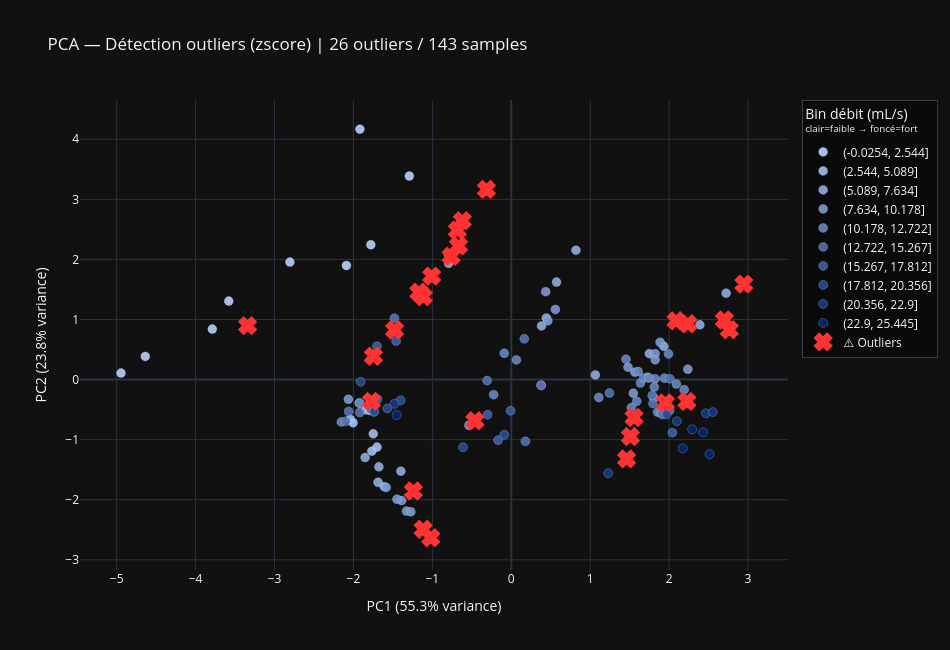

The code cell stored with this chart in its notebook:
### Code cell
# features_cols = [
#     'mfcc1_mean', 'mfcc2_mean', 'mfcc3_mean', 'mfcc4_mean',
#     'mfcc5_mean', 'mfcc6_mean'
# ]

#toutes les colonnes :
# features_cols = [col for col in df.columns if col != 'debit']

# Option 4 : toutes les colonnes numériques sauf debit
# features_cols = df.select_dtypes(include=[np.number]).columns.tolist()
# features_cols.remove('debit')

# ── Usage ─────────────────────────────────────────────────────────────
df_annotated, df_clean = detect_outliers_par_debit(
    df,
    features_cols = features_cols,
    n_bins        = 10,
    methode       = 'zscore',        # 'zscore' ou 'mahalanobis' avec contanimation = 0.15,  # force 15% d'outliers minimum
    seuil_zscore  = 2
)

# Inspecter manuellement avant de valider
print(df_annotated[df_annotated['outlier']][['debit'] + features_cols])

# Puis découper en frames seulement sur df_clean

### Figure 1 — Plotly figure (JSON) as saved in the notebook; plotly's stock layout.template omitted (floating-point values rounded to 4 significant figures)
{"data": [{"hoverinfo": "text", "marker": {"color": "rgb(180,210,255)", "line": {"color": "rgba(255,255,255,0.3)", "width": 0.8}, "opacity": 0.9, "size": 9}, "mode": "markers", "name": "(-0.0254, 2.544]", "text": ["<b>Index :</b> 0<br><b>Débit :</b> 0.000 mL/s<br><b>Bin :</b> (-0.0254, 2.544]<br><b>PC1 :</b> -4.638<br><b>PC2 :</b> 0.386", "<b>Index :</b> 1<br><b>Débit :</b> 0.001 mL/s<br><b>Bin :</b> (-0.0254, 2.544]<br><b>PC1 :</b> -3.788<br><b>PC2 :</b> 0.840", "<b>Index :</b> 2<br><b>Débit :</b> 0.002 mL/s<br><b>Bin :</b> (-0.0254, 2.544]<br><b>PC1 :</b> -2.089<br><b>PC2 :</b> 1.898", "<b>Index :</b> 3<br><b>Débit :</b> 0.003 mL/s<br><b>Bin :</b> (-0.0254, 2.544]<br><b>PC1 :</b> -2.805<br><b>PC2 :</b> 1.956", "<b>Index :</b> 4<br><b>Débit :</b> 0.005 mL/s<br><b>Bin :</b> (-0.0254, 2.544]<br><b>PC1 :</b> -1.918<br><b>PC2 :</b> 4.169", "<b>Index :</b> 5<br><b>Débit :</b> 0.006 mL/s<br><b>Bin :</b> (-0.0254, 2.544]<br><b>PC1 :</b> -1.292<br><b>PC2 :</b> 3.388", "<b>Index :</b> 7<br><b>Débit :</b> 0.020 mL/s<br><b>Bin :</b> (-0.0254, 2.544]<br><b>PC1 :</b> -4.945<br><b>PC2 :</b> 0.108", "<b>Index :</b> 8<br><b>Débit :</b> 0.021 mL/s<br><b>Bin :</b> (-0.0254, 2.544]<br><b>PC1 :</b> -1.780<br><b>PC2 :</b> 2.245", "<b>Index :</b> 9<br><b>Débit :</b> 0.100 mL/s<br><b>Bin :</b> (-0.0254, 2.544]<br><b>PC1 :</b> -3.580<br><b>PC2 :</b> 1.306"], "type": "scatter", "x": [-4.638, -3.788, -2.089, -2.805, -1.918, -1.292, -4.945, -1.78, -3.58], "y": [0.3855, 0.84, 1.898, 1.956, 4.169, 3.388, 0.1083, 2.245, 1.306]}, {"hoverinfo": "text", "marker": {"color": "rgb(160,191,240)", "line": {"color": "rgba(255,255,255,0.3)", "width": 0.8}, "opacity": 0.9, "size": 9}, "mode": "markers", "name": "(2.544, 5.089]", "text": ["<b>Index :</b> 10<br><b>Débit :</b> 3.700 mL/s<br><b>Bin :</b> (2.544, 5.089]<br><b>PC1 :</b> -2.004<br><b>PC2 :</b> -0.719", "<b>Index :</b> 11<br><b>Débit :</b> 4.000 mL/s<br><b>Bin :</b> (2.544, 5.089]<br><b>PC1 :</b> -1.793<br><b>PC2 :</b> -0.513", "<b>Index :</b> 12<br><b>Débit :</b> 4.160 mL/s<br><b>Bin :</b> (2.544, 5.089]<br><b>PC1 :</b> -1.767<br><b>PC2 :</b> -1.191", "<b>Index :</b> 13<br><b>Débit :</b> 4.340 mL/s<br><b>Bin :</b> (2.544, 5.089]<br><b>PC1 :</b> -1.844<br><b>PC2 :</b> -0.504", "<b>Index :</b> 15<br><b>Débit :</b> 4.540 mL/s<br><b>Bin :</b> (2.544, 5.089]<br><b>PC1 :</b> -2.040<br><b>PC2 :</b> -0.663", "<b>Index :</b> 16<br><b>Débit :</b> 4.990 mL/s<br><b>Bin :</b> (2.544, 5.089]<br><b>PC1 :</b> -1.701<br><b>PC2 :</b> -1.123", "<b>Index :</b> 18<br><b>Débit :</b> 5.001 mL/s<br><b>Bin :</b> (2.544, 5.089]<br><b>PC1 :</b> -1.749<br><b>PC2 :</b> -0.903"], "type": "scatter", "x": [-2.004, -1.793, -1.767, -1.844, -2.04, -1.701, -1.749], "y": [-0.7192, -0.5129, -1.191, -0.5036, -0.6634, -1.123, -0.9035]}, {"hoverinfo": "text", "marker": {"color": "rgb(140,172,225)", "line": {"color": "rgba(255,255,255,0.3)", "width": 0.8}, "opacity": 0.9, "size": 9}, "mode": "markers", "name": "(5.089, 7.634]", "text": ["<b>Index :</b> 19<br><b>Débit :</b> 5.260 mL/s<br><b>Bin :</b> (5.089, 7.634]<br><b>PC1 :</b> -1.678<br><b>PC2 :</b> -1.452", "<b>Index :</b> 21<br><b>Débit :</b> 5.281 mL/s<br><b>Bin :</b> (5.089, 7.634]<br><b>PC1 :</b> 0.820<br><b>PC2 :</b> 2.155", "<b>Index :</b> 22<br><b>Débit :</b> 5.464 mL/s<br><b>Bin :</b> (5.089, 7.634]<br><b>PC1 :</b> 2.390<br><b>PC2 :</b> 0.911", "<b>Index :</b> 23<br><b>Débit :</b> 5.550 mL/s<br><b>Bin :</b> (5.089, 7.634]<br><b>PC1 :</b> -1.852<br><b>PC2 :</b> -1.298", "<b>Index :</b> 25<br><b>Débit :</b> 5.880 mL/s<br><b>Bin :</b> (5.089, 7.634]<br><b>PC1 :</b> -1.688<br><b>PC2 :</b> -1.709", "<b>Index :</b> 26<br><b>Débit :</b> 6.230 mL/s<br><b>Bin :</b> (5.089, 7.634]<br><b>PC1 :</b> 2.723<br><b>PC2 :</b> 1.438", "<b>Index :</b> 29<br><b>Débit :</b> 6.308 mL/s<br><b>Bin :</b> (5.089, 7.634]<br><b>PC1 :</b> 0.573<br><b>PC2 :</b> 1.623", "<b>Index :</b> 30<br><b>Débit :</b> 6.333 mL/s<br><b>Bin :</b> (5.089, 7.634]<br><b>PC1 :</b> 1.066<br><b>PC2 :</b> 0.078", "<b>Index :</b> 31<br><b>Débit :</b> 6.450 mL/s<br><b>Bin :</b> (5.089, 7.634]<br><b>PC1 :</b> -1.399<br><b>PC2 :</b> -1.524", "<b>Index :</b> 32<br><b>Débit :</b> 6.514 mL/s<br><b>Bin :</b> (5.089, 7.634]<br><b>PC1 :</b> -0.795<br><b>PC2 :</b> 2.078", "<b>Index :</b> 33<br><b>Débit :</b> 6.515 mL/s<br><b>Bin :</b> (5.089, 7.634]<br><b>PC1 :</b> 0.444<br><b>PC2 :</b> 1.027", "<b>Index :</b> 34<br><b>Débit :</b> 7.140 mL/s<br><b>Bin :</b> (5.089, 7.634]<br><b>PC1 :</b> -1.609<br><b>PC2 :</b> -1.782", "<b>Index :</b> 35<br><b>Débit :</b> 7.247 mL/s<br><b>Bin :</b> (5.089, 7.634]<br><b>PC1 :</b> -0.794<br><b>PC2 :</b> 1.936", "<b>Index :</b> 36<br><b>Débit :</b> 7.248 mL/s<br><b>Bin :</b> (5.089, 7.634]<br><b>PC1 :</b> 0.383<br><b>PC2 :</b> 0.893", "<b>Index :</b> 37<br><b>Débit :</b> 7.340 mL/s<br><b>Bin :</b> (5.089, 7.634]<br><b>PC1 :</b> 1.749<br><b>PC2 :</b> 0.432", "<b>Index :</b> 38<br><b>Débit :</b> 7.518 mL/s<br><b>Bin :</b> (5.089, 7.634]<br><b>PC1 :</b> 1.933<br><b>PC2 :</b> 0.554"], "type": "scatter", "x": [-1.678, 0.8196, 2.39, -1.852, -1.688, 2.723, 0.5732, 1.066, -1.399, -0.7952, 0.4441, -1.609, -0.7936, 0.383, 1.749, 1.933], "y": [-1.452, 2.155, 0.911, -1.298, -1.709, 1.438, 1.623, 0.07824, -1.524, 2.078, 1.027, -1.782, 1.936, 0.8931, 0.4317, 0.5537]}, {"hoverinfo": "text", "marker": {"color": "rgb(120,153,210)", "line": {"color": "rgba(255,255,255,0.3)", "width": 0.8}, "opacity": 0.9, "size": 9}, "mode": "markers", "name": "(7.634, 10.178]", "text": ["<b>Index :</b> 40<br><b>Débit :</b> 7.862 mL/s<br><b>Bin :</b> (7.634, 10.178]<br><b>PC1 :</b> 0.464<br><b>PC2 :</b> 0.980", "<b>Index :</b> 42<br><b>Débit :</b> 7.899 mL/s<br><b>Bin :</b> (7.634, 10.178]<br><b>PC1 :</b> 0.559<br><b>PC2 :</b> 1.168", "<b>Index :</b> 44<br><b>Débit :</b> 8.199 mL/s<br><b>Bin :</b> (7.634, 10.178]<br><b>PC1 :</b> 0.436<br><b>PC2 :</b> 1.463", "<b>Index :</b> 45<br><b>Débit :</b> 8.246 mL/s<br><b>Bin :</b> (7.634, 10.178]<br><b>PC1 :</b> 1.547<br><b>PC2 :</b> -0.227", "<b>Index :</b> 46<br><b>Débit :</b> 8.609 mL/s<br><b>Bin :</b> (7.634, 10.178]<br><b>PC1 :</b> 1.479<br><b>PC2 :</b> 0.207", "<b>Index :</b> 47<br><b>Débit :</b> 8.753 mL/s<br><b>Bin :</b> (7.634, 10.178]<br><b>PC1 :</b> 1.729<br><b>PC2 :</b> 0.038", "<b>Index :</b> 48<br><b>Débit :</b> 8.810 mL/s<br><b>Bin :</b> (7.634, 10.178]<br><b>PC1 :</b> 1.566<br><b>PC2 :</b> 0.123", "<b>Index :</b> 49<br><b>Débit :</b> 8.820 mL/s<br><b>Bin :</b> (7.634, 10.178]<br><b>PC1 :</b> -1.389<br><b>PC2 :</b> -2.014", "<b>Index :</b> 50<br><b>Débit :</b> 9.030 mL/s<br><b>Bin :</b> (7.634, 10.178]<br><b>PC1 :</b> -1.328<br><b>PC2 :</b> -2.189", "<b>Index :</b> 51<br><b>Débit :</b> 9.050 mL/s<br><b>Bin :</b> (7.634, 10.178]<br><b>PC1 :</b> -1.585<br><b>PC2 :</b> -1.795", "<b>Index :</b> 52<br><b>Débit :</b> 9.074 mL/s<br><b>Bin :</b> (7.634, 10.178]<br><b>PC1 :</b> 1.886<br><b>PC2 :</b> 0.621", "<b>Index :</b> 53<br><b>Débit :</b> 9.090 mL/s<br><b>Bin :</b> (7.634, 10.178]<br><b>PC1 :</b> 1.823<br><b>PC2 :</b> 0.430", "<b>Index :</b> 55<br><b>Débit :</b> 9.383 mL/s<br><b>Bin :</b> (7.634, 10.178]<br><b>PC1 :</b> 1.823<br><b>PC2 :</b> 0.329", "<b>Index :</b> 56<br><b>Débit :</b> 9.615 mL/s<br><b>Bin :</b> (7.634, 10.178]<br><b>PC1 :</b> -2.064<br><b>PC2 :</b> -0.327", "<b>Index :</b> 57<br><b>Débit :</b> 9.980 mL/s<br><b>Bin :</b> (7.634, 10.178]<br><b>PC1 :</b> -0.537<br><b>PC2 :</b> -0.760", "<b>Index :</b> 58<br><b>Débit :</b> 9.990 mL/s<br><b>Bin :</b> (7.634, 10.178]<br><b>PC1 :</b> 2.237<br><b>PC2 :</b> 0.173", "<b>Index :</b> 59<br><b>Débit :</b> 9.990 mL/s<br><b>Bin :</b> (7.634, 10.178]<br><b>PC1 :</b> -1.449<br><b>PC2 :</b> -1.991", "<b>Index :</b> 60<br><b>Débit :</b> 10.000 mL/s<br><b>Bin :</b> (7.634, 10.178]<br><b>PC1 :</b> -1.272<br><b>PC2 :</b> -2.200"], "type": "scatter", "x": [0.4637, 0.5588, 0.4358, 1.547, 1.479, 1.729, 1.566, -1.389, -1.328, -1.585, 1.886, 1.823, 1.823, -2.064, -0.5365, 2.237, -1.449, -1.272], "y": [0.9802, 1.168, 1.463, -0.2274, 0.2067, 0.03789, 0.1231, -2.014, -2.189, -1.795, 0.6208, 0.4298, 0.329, -0.3273, -0.7599, 0.1725, -1.991, -2.2]}, {"hoverinfo": "text", "marker": {"color": "rgb(100,134,195)", "line": {"color": "rgba(255,255,255,0.3)", "width": 0.8}, "opacity": 0.9, "size": 9}, "mode": "markers", "name": "(10.178, 12.722]", "text": ["<b>Index :</b> 61<br><b>Débit :</b> 10.394 mL/s<br><b>Bin :</b> (10.178, 12.722]<br><b>PC1 :</b> 1.822<br><b>PC2 :</b> 0.014", "<b>Index :</b> 62<br><b>Débit :</b> 10.471 mL/s<br><b>Bin :</b> (10.178, 12.722]<br><b>PC1 :</b> 1.607<br><b>PC2 :</b> 0.134", "<b>Index :</b> 63<br><b>Débit :</b> 10.504 mL/s<br><b>Bin :</b> (10.178, 12.722]<br><b>PC1 :</b> 2.191<br><b>PC2 :</b> -0.169", "<b>Index :</b> 64<br><b>Débit :</b> 10.586 mL/s<br><b>Bin :</b> (10.178, 12.722]<br><b>PC1 :</b> 1.637<br><b>PC2 :</b> -0.057", "<b>Index :</b> 66<br><b>Débit :</b> 10.729 mL/s<br><b>Bin :</b> (10.178, 12.722]<br><b>PC1 :</b> 1.941<br><b>PC2 :</b> 0.024", "<b>Index :</b> 67<br><b>Débit :</b> 10.752 mL/s<br><b>Bin :</b> (10.178, 12.722]<br><b>PC1 :</b> 2.092<br><b>PC2 :</b> -0.073", "<b>Index :</b> 68<br><b>Débit :</b> 10.928 mL/s<br><b>Bin :</b> (10.178, 12.722]<br><b>PC1 :</b> 1.110<br><b>PC2 :</b> -0.297", "<b>Index :</b> 69<br><b>Débit :</b> 10.949 mL/s<br><b>Bin :</b> (10.178, 12.722]<br><b>PC1 :</b> 1.812<br><b>PC2 :</b> -0.124", "<b>Index :</b> 70<br><b>Débit :</b> 10.972 mL/s<br><b>Bin :</b> (10.178, 12.722]<br><b>PC1 :</b> 1.522<br><b>PC2 :</b> -0.466", "<b>Index :</b> 72<br><b>Débit :</b> 11.013 mL/s<br><b>Bin :</b> (10.178, 12.722]<br><b>PC1 :</b> 1.590<br><b>PC2 :</b> -0.361", "<b>Index :</b> 73<br><b>Débit :</b> 11.098 mL/s<br><b>Bin :</b> (10.178, 12.722]<br><b>PC1 :</b> -1.927<br><b>PC2 :</b> -0.390", "<b>Index :</b> 75<br><b>Débit :</b> 11.111 mL/s<br><b>Bin :</b> (10.178, 12.722]<br><b>PC1 :</b> 1.678<br><b>PC2 :</b> 0.025", "<b>Index :</b> 76<br><b>Débit :</b> 11.179 mL/s<br><b>Bin :</b> (10.178, 12.722]<br><b>PC1 :</b> 1.744<br><b>PC2 :</b> 0.026", "<b>Index :</b> 77<br><b>Débit :</b> 11.188 mL/s<br><b>Bin :</b> (10.178, 12.722]<br><b>PC1 :</b> 1.992<br><b>PC2 :</b> 0.428", "<b>Index :</b> 78<br><b>Débit :</b> 11.695 mL/s<br><b>Bin :</b> (10.178, 12.722]<br><b>PC1 :</b> 1.454<br><b>PC2 :</b> 0.340", "<b>Index :</b> 80<br><b>Débit :</b> 11.786 mL/s<br><b>Bin :</b> (10.178, 12.722]<br><b>PC1 :</b> -0.089<br><b>PC2 :</b> 0.439", "<b>Index :</b> 81<br><b>Débit :</b> 11.792 mL/s<br><b>Bin :</b> (10.178, 12.722]<br><b>PC1 :</b> 1.806<br><b>PC2 :</b> -0.304", "<b>Index :</b> 82<br><b>Débit :</b> 11.834 mL/s<br><b>Bin :</b> (10.178, 12.722]<br><b>PC1 :</b> 1.853<br><b>PC2 :</b> -0.541", "<b>Index :</b> 83<br><b>Débit :</b> 11.835 mL/s<br><b>Bin :</b> (10.178, 12.722]<br><b>PC1 :</b> -1.918<br><b>PC2 :</b> -0.392", "<b>Index :</b> 84<br><b>Débit :</b> 12.135 mL/s<br><b>Bin :</b> (10.178, 12.722]<br><b>PC1 :</b> 1.892<br><b>PC2 :</b> -0.555", "<b>Index :</b> 86<br><b>Débit :</b> 12.492 mL/s<br><b>Bin :</b> (10.178, 12.722]<br><b>PC1 :</b> 0.064<br><b>PC2 :</b> 0.327", "<b>Index :</b> 87<br><b>Débit :</b> 12.500 mL/s<br><b>Bin :</b> (10.178, 12.722]<br><b>PC1 :</b> -2.154<br><b>PC2 :</b> -0.705", "<b>Index :</b> 89<br><b>Débit :</b> 12.712 mL/s<br><b>Bin :</b> (10.178, 12.722]<br><b>PC1 :</b> -0.224<br><b>PC2 :</b> -0.251"], "type": "scatter", "x": [1.822, 1.607, 2.191, 1.637, 1.941, 2.092, 1.11, 1.812, 1.522, 1.59, -1.927, 1.678, 1.744, 1.992, 1.454, -0.08865, 1.806, 1.853, -1.918, 1.892, 0.06445, -2.154, -0.2235], "y": [0.01422, 0.1338, -0.1686, -0.05736, 0.02383, -0.0729, -0.2974, -0.1238, -0.4657, -0.3612, -0.3901, 0.02498, 0.02623, 0.4277, 0.3396, 0.4392, -0.3038, -0.5409, -0.3921, -0.5553, 0.3274, -0.705, -0.2508]}, {"hoverinfo": "text", "marker": {"color": "rgb(80,115,180)", "line": {"color": "rgba(255,255,255,0.3)", "width": 0.8}, "opacity": 0.9, "size": 9}, "mode": "markers", "name": "(12.722, 15.267]", "text": ["<b>Index :</b> 90<br><b>Débit :</b> 12.784 mL/s<br><b>Bin :</b> (12.722, 15.267]<br><b>PC1 :</b> -1.481<br><b>PC2 :</b> 1.021", "<b>Index :</b> 91<br><b>Débit :</b> 12.785 mL/s<br><b>Bin :</b> (12.722, 15.267]<br><b>PC1 :</b> -0.306<br><b>PC2 :</b> -0.017", "<b>Index :</b> 92<br><b>Débit :</b> 12.886 mL/s<br><b>Bin :</b> (12.722, 15.267]<br><b>PC1 :</b> 2.009<br><b>PC2 :</b> 0.015", "<b>Index :</b> 94<br><b>Débit :</b> 12.906 mL/s<br><b>Bin :</b> (12.722, 15.267]<br><b>PC1 :</b> 0.165<br><b>PC2 :</b> 0.678", "<b>Index :</b> 95<br><b>Débit :</b> 13.003 mL/s<br><b>Bin :</b> (12.722, 15.267]<br><b>PC1 :</b> 1.244<br><b>PC2 :</b> -0.223", "<b>Index :</b> 96<br><b>Débit :</b> 13.333 mL/s<br><b>Bin :</b> (12.722, 15.267]<br><b>PC1 :</b> 1.796<br><b>PC2 :</b> -0.399", "<b>Index :</b> 97<br><b>Débit :</b> 13.422 mL/s<br><b>Bin :</b> (12.722, 15.267]<br><b>PC1 :</b> 1.786<br><b>PC2 :</b> -0.263", "<b>Index :</b> 98<br><b>Débit :</b> 13.477 mL/s<br><b>Bin :</b> (12.722, 15.267]<br><b>PC1 :</b> 1.916<br><b>PC2 :</b> -0.582", "<b>Index :</b> 99<br><b>Débit :</b> 13.605 mL/s<br><b>Bin :</b> (12.722, 15.267]<br><b>PC1 :</b> -2.061<br><b>PC2 :</b> -0.531", "<b>Index :</b> 100<br><b>Débit :</b> 13.690 mL/s<br><b>Bin :</b> (12.722, 15.267]<br><b>PC1 :</b> 0.179<br><b>PC2 :</b> -1.028", "<b>Index :</b> 101<br><b>Débit :</b> 13.801 mL/s<br><b>Bin :</b> (12.722, 15.267]<br><b>PC1 :</b> 0.378<br><b>PC2 :</b> -0.095", "<b>Index :</b> 102<br><b>Débit :</b> 13.802 mL/s<br><b>Bin :</b> (12.722, 15.267]<br><b>PC1 :</b> 0.378<br><b>PC2 :</b> -0.095", "<b>Index :</b> 103<br><b>Débit :</b> 14.064 mL/s<br><b>Bin :</b> (12.722, 15.267]<br><b>PC1 :</b> -2.097<br><b>PC2 :</b> -0.695", "<b>Index :</b> 107<br><b>Débit :</b> 14.662 mL/s<br><b>Bin :</b> (12.722, 15.267]<br><b>PC1 :</b> -1.920<br><b>PC2 :</b> -0.547", "<b>Index :</b> 108<br><b>Débit :</b> 14.771 mL/s<br><b>Bin :</b> (12.722, 15.267]<br><b>PC1 :</b> 1.970<br><b>PC2 :</b> -0.406", "<b>Index :</b> 110<br><b>Débit :</b> 15.105 mL/s<br><b>Bin :</b> (12.722, 15.267]<br><b>PC1 :</b> 2.006<br><b>PC2 :</b> -0.517"], "type": "scatter", "x": [-1.481, -0.3057, 2.009, 0.1649, 1.244, 1.796, 1.786, 1.916, -2.061, 0.1787, 0.3784, 0.3784, -2.097, -1.92, 1.97, 2.006], "y": [1.021, -0.01663, 0.01467, 0.6777, -0.2228, -0.399, -0.2632, -0.582, -0.5307, -1.028, -0.09497, -0.09497, -0.6949, -0.5474, -0.406, -0.5168]}, {"hoverinfo": "text", "marker": {"color": "rgb(60,96,165)", "line": {"color": "rgba(255,255,255,0.3)", "width": 0.8}, "opacity": 0.9, "size": 9}, "mode": "markers", "name": "(15.267, 17.812]", "text": ["<b>Index :</b> 111<br><b>Débit :</b> 15.354 mL/s<br><b>Bin :</b> (15.267, 17.812]<br><b>PC1 :</b> 2.041<br><b>PC2 :</b> -0.883", "<b>Index :</b> 112<br><b>Débit :</b> 15.847 mL/s<br><b>Bin :</b> (15.267, 17.812]<br><b>PC1 :</b> -1.767<br><b>PC2 :</b> -0.408", "<b>Index :</b> 113<br><b>Débit :</b> 15.870 mL/s<br><b>Bin :</b> (15.267, 17.812]<br><b>PC1 :</b> -0.168<br><b>PC2 :</b> -1.008", "<b>Index :</b> 114<br><b>Débit :</b> 16.051 mL/s<br><b>Bin :</b> (15.267, 17.812]<br><b>PC1 :</b> -1.728<br><b>PC2 :</b> -0.337", "<b>Index :</b> 115<br><b>Débit :</b> 16.064 mL/s<br><b>Bin :</b> (15.267, 17.812]<br><b>PC1 :</b> -1.460<br><b>PC2 :</b> 0.643", "<b>Index :</b> 116<br><b>Débit :</b> 16.065 mL/s<br><b>Bin :</b> (15.267, 17.812]<br><b>PC1 :</b> -0.009<br><b>PC2 :</b> -0.519", "<b>Index :</b> 117<br><b>Débit :</b> 16.528 mL/s<br><b>Bin :</b> (15.267, 17.812]<br><b>PC1 :</b> -1.696<br><b>PC2 :</b> -0.322", "<b>Index :</b> 120<br><b>Débit :</b> 17.377 mL/s<br><b>Bin :</b> (15.267, 17.812]<br><b>PC1 :</b> -1.702<br><b>PC2 :</b> 0.554", "<b>Index :</b> 121<br><b>Débit :</b> 17.378 mL/s<br><b>Bin :</b> (15.267, 17.812]<br><b>PC1 :</b> -0.301<br><b>PC2 :</b> -0.584", "<b>Index :</b> 122<br><b>Débit :</b> 17.761 mL/s<br><b>Bin :</b> (15.267, 17.812]<br><b>PC1 :</b> -1.779<br><b>PC2 :</b> -0.495"], "type": "scatter", "x": [2.041, -1.767, -0.1679, -1.728, -1.46, -0.009398, -1.696, -1.702, -0.3005, -1.779], "y": [-0.8833, -0.4078, -1.008, -0.3375, 0.6426, -0.5188, -0.3223, 0.5544, -0.5838, -0.4947]}, {"hoverinfo": "text", "marker": {"color": "rgb(40,77,150)", "line": {"color": "rgba(255,255,255,0.3)", "width": 0.8}, "opacity": 0.9, "size": 9}, "mode": "markers", "name": "(17.812, 20.356]", "text": ["<b>Index :</b> 123<br><b>Débit :</b> 18.346 mL/s<br><b>Bin :</b> (17.812, 20.356]<br><b>PC1 :</b> -1.909<br><b>PC2 :</b> -0.037", "<b>Index :</b> 124<br><b>Débit :</b> 18.347 mL/s<br><b>Bin :</b> (17.812, 20.356]<br><b>PC1 :</b> -0.612<br><b>PC2 :</b> -1.125", "<b>Index :</b> 125<br><b>Débit :</b> 18.348 mL/s<br><b>Bin :</b> (17.812, 20.356]<br><b>PC1 :</b> -1.742<br><b>PC2 :</b> -0.535", "<b>Index :</b> 126<br><b>Débit :</b> 18.510 mL/s<br><b>Bin :</b> (17.812, 20.356]<br><b>PC1 :</b> -0.088<br><b>PC2 :</b> -0.919", "<b>Index :</b> 127<br><b>Débit :</b> 18.518 mL/s<br><b>Bin :</b> (17.812, 20.356]<br><b>PC1 :</b> 1.968<br><b>PC2 :</b> -0.577", "<b>Index :</b> 128<br><b>Débit :</b> 18.796 mL/s<br><b>Bin :</b> (17.812, 20.356]<br><b>PC1 :</b> -1.570<br><b>PC2 :</b> -0.480", "<b>Index :</b> 129<br><b>Débit :</b> 18.867 mL/s<br><b>Bin :</b> (17.812, 20.356]<br><b>PC1 :</b> -1.402<br><b>PC2 :</b> -0.345", "<b>Index :</b> 130<br><b>Débit :</b> 19.120 mL/s<br><b>Bin :</b> (17.812, 20.356]<br><b>PC1 :</b> -1.736<br><b>PC2 :</b> -0.533"], "type": "scatter", "x": [-1.909, -0.6116, -1.742, -0.08824, 1.968, -1.57, -1.402, -1.736], "y": [-0.03672, -1.125, -0.5352, -0.9189, -0.5772, -0.4801, -0.3447, -0.5334]}, {"hoverinfo": "text", "marker": {"color": "rgb(20,58,135)", "line": {"color": "rgba(255,255,255,0.3)", "width": 0.8}, "opacity": 0.9, "size": 9}, "mode": "markers", "name": "(20.356, 22.9]", "text": ["<b>Index :</b> 133<br><b>Débit :</b> 20.533 mL/s<br><b>Bin :</b> (20.356, 22.9]<br><b>PC1 :</b> -1.481<br><b>PC2 :</b> -0.403", "<b>Index :</b> 134<br><b>Débit :</b> 20.876 mL/s<br><b>Bin :</b> (20.356, 22.9]<br><b>PC1 :</b> 2.466<br><b>PC2 :</b> -0.560", "<b>Index :</b> 135<br><b>Débit :</b> 20.920 mL/s<br><b>Bin :</b> (20.356, 22.9]<br><b>PC1 :</b> 2.098<br><b>PC2 :</b> -0.692", "<b>Index :</b> 136<br><b>Débit :</b> 21.244 mL/s<br><b>Bin :</b> (20.356, 22.9]<br><b>PC1 :</b> 1.229<br><b>PC2 :</b> -1.559", "<b>Index :</b> 137<br><b>Débit :</b> 21.929 mL/s<br><b>Bin :</b> (20.356, 22.9]<br><b>PC1 :</b> 2.555<br><b>PC2 :</b> -0.541"], "type": "scatter", "x": [-1.481, 2.466, 2.098, 1.229, 2.555], "y": [-0.403, -0.5602, -0.6916, -1.559, -0.5413]}, {"hoverinfo": "text", "marker": {"color": "rgb(0,40,120)", "line": {"color": "rgba(255,255,255,0.3)", "width": 0.8}, "opacity": 0.9, "size": 9}, "mode": "markers", "name": "(22.9, 25.445]", "text": ["<b>Index :</b> 138<br><b>Débit :</b> 23.148 mL/s<br><b>Bin :</b> (22.9, 25.445]<br><b>PC1 :</b> 2.430<br><b>PC2 :</b> -0.877", "<b>Index :</b> 139<br><b>Débit :</b> 23.255 mL/s<br><b>Bin :</b> (22.9, 25.445]<br><b>PC1 :</b> 2.292<br><b>PC2 :</b> -0.827", "<b>Index :</b> 140<br><b>Débit :</b> 25.000 mL/s<br><b>Bin :</b> (22.9, 25.445]<br><b>PC1 :</b> -1.454<br><b>PC2 :</b> -0.590", "<b>Index :</b> 141<br><b>Débit :</b> 25.380 mL/s<br><b>Bin :</b> (22.9, 25.445]<br><b>PC1 :</b> 2.512<br><b>PC2 :</b> -1.242", "<b>Index :</b> 142<br><b>Débit :</b> 25.445 mL/s<br><b>Bin :</b> (22.9, 25.445]<br><b>PC1 :</b> 2.173<br><b>PC2 :</b> -1.145"], "type": "scatter", "x": [2.43, 2.292, -1.454, 2.512, 2.173], "y": [-0.877, -0.8271, -0.5897, -1.242, -1.145]}, {"hoverinfo": "text", "marker": {"color": "#ff3333", "line": {"color": "#ff3333", "width": 2.5}, "opacity": 1, "size": 14, "symbol": "x"}, "mode": "markers", "name": "⚠️ Outliers", "text": ["<b>⚠️ OUTLIER</b><br><b>Index :</b> 6<br><b>Débit :</b> 0.010 mL/s<br><b>Bin :</b> (-0.0254, 2.544]<br><b>PC1 :</b> -3.341<br><b>PC2 :</b> 0.898", "<b>⚠️ OUTLIER</b><br><b>Index :</b> 14<br><b>Débit :</b> 4.362 mL/s<br><b>Bin :</b> (2.544, 5.089]<br><b>PC1 :</b> 2.237<br><b>PC2 :</b> 0.929", "<b>⚠️ OUTLIER</b><br><b>Index :</b> 17<br><b>Débit :</b> 5.000 mL/s<br><b>Bin :</b> (2.544, 5.089]<br><b>PC1 :</b> 2.947<br><b>PC2 :</b> 1.590", "<b>⚠️ OUTLIER</b><br><b>Index :</b> 20<br><b>Débit :</b> 5.280 mL/s<br><b>Bin :</b> (5.089, 7.634]<br><b>PC1 :</b> -0.315<br><b>PC2 :</b> 3.166", "<b>⚠️ OUTLIER</b><br><b>Index :</b> 24<br><b>Débit :</b> 5.777 mL/s<br><b>Bin :</b> (5.089, 7.634]<br><b>PC1 :</b> 2.089<br><b>PC2 :</b> 0.979", "<b>⚠️ OUTLIER</b><br><b>Index :</b> 27<br><b>Débit :</b> 6.250 mL/s<br><b>Bin :</b> (5.089, 7.634]<br><b>PC1 :</b> 2.701<br><b>PC2 :</b> 0.993", "<b>⚠️ OUTLIER</b><br><b>Index :</b> 28<br><b>Débit :</b> 6.307 mL/s<br><b>Bin :</b> (5.089, 7.634]<br><b>PC1 :</b> -0.621<br><b>PC2 :</b> 2.646", "<b>⚠️ OUTLIER</b><br><b>Index :</b> 39<br><b>Débit :</b> 7.861 mL/s<br><b>Bin :</b> (7.634, 10.178]<br><b>PC1 :</b> -0.762<br><b>PC2 :</b> 2.052", "<b>⚠️ OUTLIER</b><br><b>Index :</b> 41<br><b>Débit :</b> 7.898 mL/s<br><b>Bin :</b> (7.634, 10.178]<br><b>PC1 :</b> -0.668<br><b>PC2 :</b> 2.227", "<b>⚠️ OUTLIER</b><br><b>Index :</b> 43<br><b>Débit :</b> 8.198 mL/s<br><b>Bin :</b> (7.634, 10.178]<br><b>PC1 :</b> -0.683<br><b>PC2 :</b> 2.486", "<b>⚠️ OUTLIER</b><br><b>Index :</b> 54<br><b>Débit :</b> 9.099 mL/s<br><b>Bin :</b> (7.634, 10.178]<br><b>PC1 :</b> 2.763<br><b>PC2 :</b> 0.829", "<b>⚠️ OUTLIER</b><br><b>Index :</b> 65<br><b>Débit :</b> 10.660 mL/s<br><b>Bin :</b> (10.178, 12.722]<br><b>PC1 :</b> -1.117<br><b>PC2 :</b> -2.491", "<b>⚠️ OUTLIER</b><br><b>Index :</b> 71<br><b>Débit :</b> 11.001 mL/s<br><b>Bin :</b> (10.178, 12.722]<br><b>PC1 :</b> -1.240<br><b>PC2 :</b> -1.855", "<b>⚠️ OUTLIER</b><br><b>Index :</b> 74<br><b>Débit :</b> 11.110 mL/s<br><b>Bin :</b> (10.178, 12.722]<br><b>PC1 :</b> -1.020<br><b>PC2 :</b> -2.633", "<b>⚠️ OUTLIER</b><br><b>Index :</b> 79<br><b>Débit :</b> 11.785 mL/s<br><b>Bin :</b> (10.178, 12.722]<br><b>PC1 :</b> -1.171<br><b>PC2 :</b> 1.453", "<b>⚠️ OUTLIER</b><br><b>Index :</b> 85<br><b>Débit :</b> 12.491 mL/s<br><b>Bin :</b> (10.178, 12.722]<br><b>PC1 :</b> -1.115<br><b>PC2 :</b> 1.381", "<b>⚠️ OUTLIER</b><br><b>Index :</b> 88<br><b>Débit :</b> 12.711 mL/s<br><b>Bin :</b> (10.178, 12.722]<br><b>PC1 :</b> -1.478<br><b>PC2 :</b> 0.826", "<b>⚠️ OUTLIER</b><br><b>Index :</b> 93<br><b>Débit :</b> 12.905 mL/s<br><b>Bin :</b> (12.722, 15.267]<br><b>PC1 :</b> -1.008<br><b>PC2 :</b> 1.722", "<b>⚠️ OUTLIER</b><br><b>Index :</b> 104<br><b>Débit :</b> 14.285 mL/s<br><b>Bin :</b> (12.722, 15.267]<br><b>PC1 :</b> -1.771<br><b>PC2 :</b> -0.363", "<b>⚠️ OUTLIER</b><br><b>Index :</b> 105<br><b>Débit :</b> 14.395 mL/s<br><b>Bin :</b> (12.722, 15.267]<br><b>PC1 :</b> -1.747<br><b>PC2 :</b> 0.389", "<b>⚠️ OUTLIER</b><br><b>Index :</b> 106<br><b>Débit :</b> 14.396 mL/s<br><b>Bin :</b> (12.722, 15.267]<br><b>PC1 :</b> -0.461<br><b>PC2 :</b> -0.685", "<b>⚠️ OUTLIER</b><br><b>Index :</b> 109<br><b>Débit :</b> 14.972 mL/s<br><b>Bin :</b> (12.722, 15.267]<br><b>PC1 :</b> 1.555<br><b>PC2 :</b> -0.631", "<b>⚠️ OUTLIER</b><br><b>Index :</b> 118<br><b>Débit :</b> 16.666 mL/s<br><b>Bin :</b> (15.267, 17.812]<br><b>PC1 :</b> 1.952<br><b>PC2 :</b> -0.387", "<b>⚠️ OUTLIER</b><br><b>Index :</b> 119<br><b>Débit :</b> 17.109 mL/s<br><b>Bin :</b> (15.267, 17.812]<br><b>PC1 :</b> 1.509<br><b>PC2 :</b> -0.947", "<b>⚠️ OUTLIER</b><br><b>Index :</b> 131<br><b>Débit :</b> 19.261 mL/s<br><b>Bin :</b> (17.812, 20.356]<br><b>PC1 :</b> 1.462<br><b>PC2 :</b> -1.319", "<b>⚠️ OUTLIER</b><br><b>Index :</b> 132<br><b>Débit :</b> 19.762 mL/s<br><b>Bin :</b> (17.812, 20.356]<br><b>PC1 :</b> 2.225<br><b>PC2 :</b> -0.363"], "type": "scatter", "x": [-3.341, 2.237, 2.947, -0.3146, 2.089, 2.701, -0.6206, -0.7624, -0.6676, -0.6829, 2.763, -1.117, -1.24, -1.02, -1.171, -1.115, -1.478, -1.008, -1.771, -1.747, -0.4613, 1.555, 1.952, 1.509, 1.462, 2.225], "y": [0.8975, 0.929, 1.59, 3.166, 0.9787, 0.9927, 2.646, 2.052, 2.227, 2.486, 0.8294, -2.491, -1.855, -2.633, 1.453, 1.381, 0.8257, 1.722, -0.3626, 0.3892, -0.6849, -0.6305, -0.3868, -0.9472, -1.319, -0.3628]}], "layout": {"height": 650, "hovermode": "closest", "legend": {"bgcolor": "rgba(0,0,0,0.4)", "bordercolor": "rgba(255,255,255,0.2)", "borderwidth": 1, "title": {"text": "Bin débit (mL/s)<br><sup>clair=faible → foncé=fort</sup>"}, "traceorder": "normal"}, "title": {"text": "PCA — Détection outliers (zscore) | 26 outliers / 143 samples"}, "width": 950, "xaxis": {"title": {"text": "PC1 (55.3% variance)"}}, "yaxis": {"title": {"text": "PC2 (23.8% variance)"}}}}
